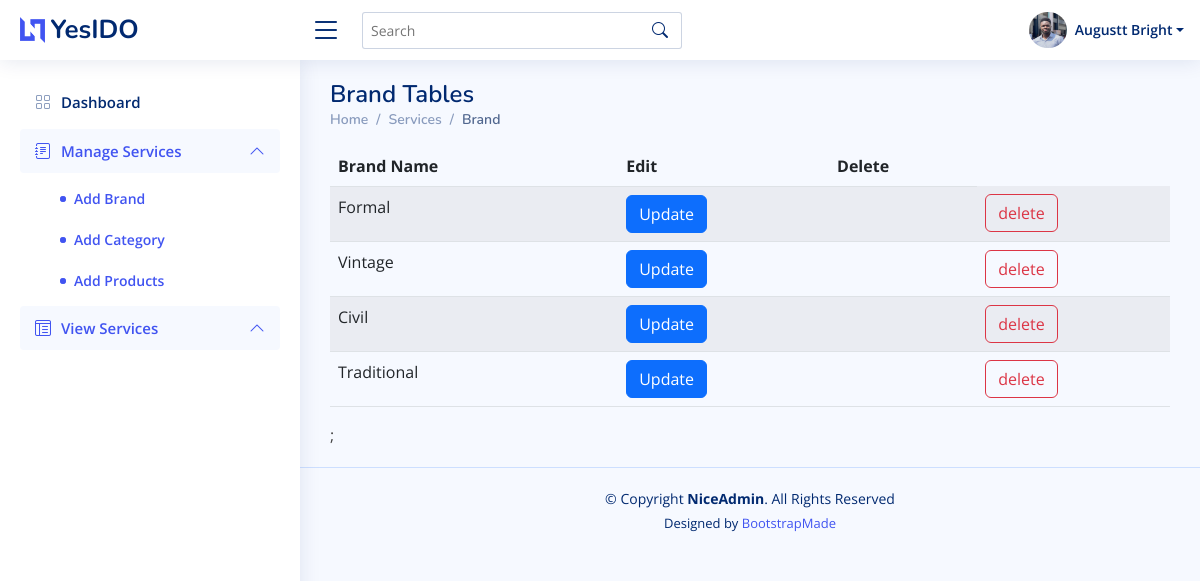
The app's page /Admin/view_brand.php, older data.
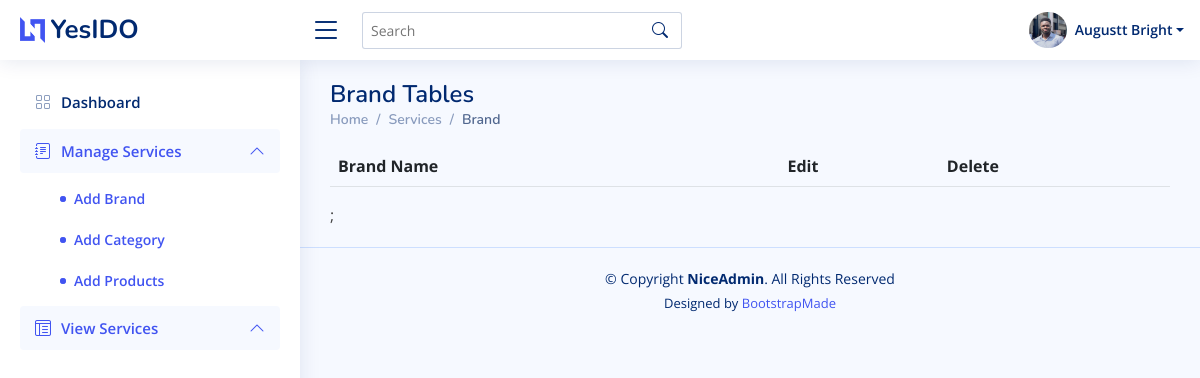
The same page, newer data.
### tables this page shows
CREATE TABLE `brands` (
  `brand_id` int(11) NOT NULL,
  `brand_name` varchar(100) NOT NULL
);

### controllers/product_controller.php (called while the page is built, shortened)
<?php
include("../classes/product_class.php");
function selectall_brand_ctr(){
    $selectall_brand = new product_class();
     return $selectall_brand->selectall_brand();
}
?>

### classes/product_class.php (called while the page is built, shortened)
<?php
require("../settings/db_class.php");
class product_class extends db_connection
{
	public function selectall_brand(){
		$sql =  "SELECT * FROM `brands`";
		return $this -> db_fetch_all($sql);
	}
}
?>

### settings/db_class.php (called while the page is built, shortened)
<?php
class db_connection
{
	public $db = null;
	public $results = null;
	function db_connect(){
		$this->db = mysqli_connect(SERVER,USERNAME,PASSWORD,DATABASE);
		if (mysqli_connect_errno()) {
			return false;
		}else{
			return true;
		}
	}
	function db_query($sqlQuery){
		$this->results = mysqli_query($this->db,$sqlQuery);
		if ($this->results == false) {
			return false;
		}else{
			return true;
		}
	}
	function db_fetch_all($sql){
		if(!$this->db_query($sql)){
			return false;
		}
		return mysqli_fetch_all($this->results, MYSQLI_ASSOC);
	}
}
?>

### Admin/view_brand.php (the view, shortened to what the changed rows need)
<?php
include("../controllers/product_controller.php");
?>
<!DOCTYPE html>
<html lang="en">
<head>
  <link href="assets/vendor/bootstrap/css/bootstrap.min.css" rel="stylesheet">
  <link href="assets/vendor/bootstrap-icons/bootstrap-icons.css" rel="stylesheet">
  <link href="assets/vendor/boxicons/css/boxicons.min.css" rel="stylesheet">
  <link href="assets/vendor/quill/quill.snow.css" rel="stylesheet">
  <link href="assets/vendor/quill/quill.bubble.css" rel="stylesheet">
  <link href="assets/vendor/remixicon/remixicon.css" rel="stylesheet">
  <link href="assets/vendor/simple-datatables/style.css" rel="stylesheet">
  <link href="assets/css/style.css" rel="stylesheet">
</head>
<body>
  <main id="main" class="main">
    <div class="pagetitle">
      <h1>Brand Tables</h1>
    </div>
    <table class="table table-striped">
         <thead>
              <tr>
                <th scope="col">Brand Name</th>
                <th scope="col"></th>
                <th scope="col">Edit</th>
                <th scope="col">Delete</th>
              </tr>
        </thead>
        <tbody>
            <?php
                function displayAllCtr(){
                    $result = selectall_brand_ctr();
                    for ($i =0; $i < count($result); $i++){
                        echo "<tr>";
                        echo "<td>". $result[$i]['brand_name']. "<td>";
                        echo "<th><button type='button' class='btn btn-primary' data-toggle='modal' data-target='#examplemodal$i'>
                          Update
                        </button><th>";
                        echo "<th><form action='../actions/delete_brand.php' method='POST'>
                        <input type='submit' value='delete' class='btn btn-outline-danger' name='delete'>
                        <input type='hidden' name='brand_id' value='" . $result[$i]['brand_id'] . "'></form></th>";
                        echo "</tr>";
                        echo
                        "
                        <div class='modal fade' id='examplemodal$i' tabindex='-1' role='dialog' aria-labelledby='examplemodalLabel' aria-hidden='true'>
                        <div class='modal-dialog' role='document'>
                          <div class='modal-content'>
                            <div class='modal-header'>
                              <h5 class='modal-title' id='examplemodalLabel'>Brand Edit</h5>
                              <button type='button' class='close' data-dismiss='modal' aria-label='Close'>
                                <span aria-hidden='true'>&times;</span>
                              </button>
                            </div>
                            <div class='modal-body'>
                              <form action='../actions/updatebrandprocess.php' method='POST'>
                                 <div class='formgroup'>
                                    <input type='hidden' name='brand_id' value= '".$result[$i]['brand_id']."'>
                                </div>
                                <div class='form-group'>
                                  <label for='recipient-name' class='col-form-label'>Brand Name:</label>
                                  <input type='text' class='form-control' id='brand_name' name='brand_name' required placeholder= '".$result[$i]['brand_name']."'>
                                  <input type='hidden' name='brand_id'  value= '".$result[$i]['brand_id']."'>
                                </div>
                                <div class='modal-footer'>
                                <button type='button' class='btn btn-secondary' data-dismiss='modal'>Cancel</button>
                                <input type = 'submit' value='update' name='updatebrand' class='btn btn-primary'>
                                <input type='hidden' name='brand_id' value='".$result[$i]['brand_id']."'>
                              </div>
                              </form>
                      </div>";
                    }
                }
                displayAllCtr();
                ?>
        </tbody>
</table>
  </main>
</body>
</html>

Row changes from the older to the newer data that the page shows:
removed brands: brand_name "Formal"
removed brands: brand_name "Vintage"
removed brands: brand_name "Civil"
removed brands: brand_name "Traditional"
